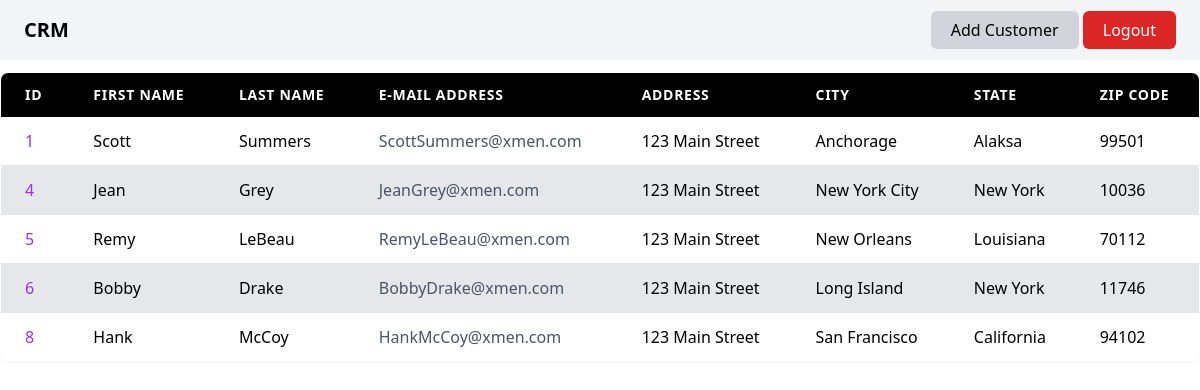
The app's page / (signed in) with its own data.
### CRM_Site/models.py (models this page shows, shortened)
class Record(models.Model):
    first_name = models.CharField(max_length=50)
    last_name = models.CharField(max_length=50)
    email = models.EmailField(max_length=100)
    address = models.CharField(max_length=100)
    city = models.CharField(max_length=50)
    state = models.CharField(max_length=50)
    zip_code = models.CharField(max_length=10)
    created_at = models.DateTimeField(auto_now_add=True)

### CRM_Site/views.py (the view)
# urls.py: 2. Add a URL to urlpatterns:  path('', views.home, name='home')
def home(request):
    records = Record.objects.all()
    return render(request, "index.html", {"records" : records})

### CRM_Site/templates/index.html (shortened to what this page needs)
{% extends "base.html" %}
{% block content %}
{% include "nav.html" %}
    <div class="flex flex-col justify-center items-center mt-3">
        {% if user.is_authenticated %}
            {% include "crm_table.html" %}
        {% else %}
             {% comment %} Shows Login Form {% endcomment %}
            <h1>Please Log In</h1>
            <a href="{% url "login" %}" class="bg-black text-white rounded-xl px-20 py-3 mt-5">Log In</a>
        {% endif %}
    </div>
{% endblock %}

### CRM_Site/templates/crm_table.html
{% extends "base.html" %}
{% block content %}
        <table class="min-w-full border border-gray-200 rounded-lg overflow-hidden shadow-sm">
            <thead class="bg-black text-white">
                <tr class="text-left text-sm uppercase tracking-wider">
                    <th class="px-6 py-3">ID</th>
                    <th class="px-6 py-3">First Name</th>
                    <th class="px-6 py-3">Last Name</th>
                    <th class="px-6 py-3">E-mail Address</th>
                    <th class="px-6 py-3">Address</th>
                    <th class="px-6 py-3">City</th>
                    <th class="px-6 py-3">State</th>
                    <th class="px-6 py-3">Zip Code</th>
                </tr>
            </thead>
        <tbody class="divide-y divide-gray-200 bg-white">
            {% for record in records %}
                <tr class="odd:bg-white even:bg-gray-200 hover:bg-purple-50 transition-colors">
                    <td class="px-6 py-3 font-medium text-purple-600">
                        <a href="{% url "record" record.id %}" class="hover:underline">
                            {{ record.id }}
                        </a>
                    </td>
                    <td class="px-6 py-3">{{ record.first_name }}</td>
                    <td class="px-6 py-3">{{ record.last_name }}</td>
                    <td class="px-6 py-3 text-gray-600">{{ record.email }}</td>
                    <td class="px-6 py-3">{{ record.address }}</td>
                    <td class="px-6 py-3">{{ record.city }}</td>
                    <td class="px-6 py-3">{{ record.state }}</td>
                    <td class="px-6 py-3">{{ record.zip_code }}</td>
                </tr>
            {% endfor %}
        </tbody>
</table>
{% endblock %}

### records on screen
Record: id "1", first_name "Scott", last_name "Summers", email "ScottSummers@xmen.com", address "123 Main Street", city "Anchorage", state "Alaksa", zip_code "99501"
Record: id "4", first_name "Jean", last_name "Grey", email "JeanGrey@xmen.com", address "123 Main Street", city "New York City", state "New York", zip_code "10036"
Record: id "5", first_name "Remy", last_name "LeBeau", email "RemyLeBeau@xmen.com", address "123 Main Street", city "New Orleans", state "Louisiana", zip_code "70112"
Record: id "6", first_name "Bobby", last_name "Drake", email "BobbyDrake@xmen.com", address "123 Main Street", city "Long Island", state "New York", zip_code "11746"
Record: id "8", first_name "Hank", last_name "McCoy", email "HankMcCoy@xmen.com", address "123 Main Street", city "San Francisco", state "California", zip_code "94102"
